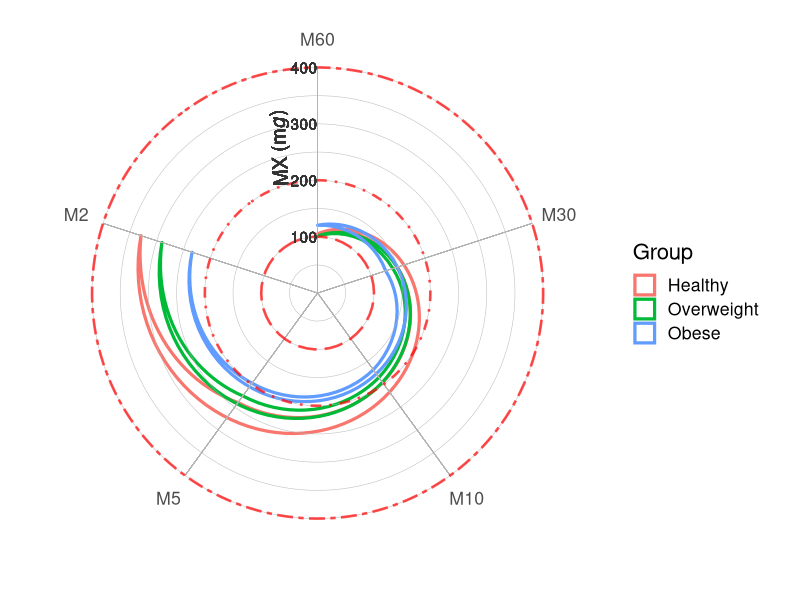

Write R code to recreate this figure.
# 1. Description ----------------------------------------------------------

# Title:        Radar plot generator
# Version:      1.0 (Using Rstudio version 1.3.959)
# Date:         13-09-2020
# Author:       Ben Maylor (bm259@leicester.ac.uk)
# Contributors: Alex Rowlands, Nathan Dawkins and Charlotte Edwardson
# URL:          https://github.com/Maylor8/RadarPlotGenerator

# Description
# A tool used for generating radar plots to assist with the interpretation of accelerometry data. 
# When using Radar plot generator, please cite Rowlands et al. (2019) - DOI: 10.1186/s40798-019-0225-9.
# Please contact Ben Maylor (bm259@leicester.ac.uk) for any enquiries.

# 2. Library setup --------------------------------------------------------
  
  # Packages required to generate Radar plots
    library(ggplot2) # Verified using V3.3.1
    library(scales)  # Verified using V1.1.1


# 3. Data setup -----------------------------------------------------------

    Group.no    <- 3                                    # Number of groups to be compared  
    Group.names <- c("Healthy",	"Overweight",	"Obese")  # Names of comparison groups
    Metric.no   <- 5                                    # Number of different MX metrics used
    Metriclist  <- c("M60", "M30", "M10", "M5", "M2")   # Quote each MX metric used in descending order

  # Make the data frame (Skip if you are importing an existing data frame)
    Metric  <- c(rep(c(Metriclist), each = Group.no))
    Group   <- c(rep(c(Group.names), times = Metric.no))


  # Paste values where the first MX metric is listed for each Group in the order they appear above (e.g. in the provided example this would be M60-Healthy, Overweight, Obese, M30-Healthy etc..)                                           
    Mg    <- c(105,    101,    120.2,    # Data in Mg.
               148.7,  140.4,  127,
               196.4,  185,    168.2,
               240.1,  225.6,  197.7,
               329.3,  290.2,  234)    
  
  # Make data frame
    Data <- data.frame(Metric, Group, Mg)
  
  # Inspect data frame for accuracy
    print(Data)

  # Ordering of MX metrics for the plots
    temp <- vector(mode="numeric", length=length(Metriclist))
    
    for (i in 1:length(Metriclist)) {
      temp[i] <- as.numeric(substring(Metriclist[i],2,nchar(Metriclist[i])))}
   
    temp <- sort(temp, decreasing=T)
    temp <- paste("M", temp, sep="")
    Data$Metric <- factor(Data$Metric, levels = temp)  
    Data$Group <- factor(Data$Group, levels = Group.names)  



# 4. Generate plot --------------------------------------------------------

  # The code first generates a polygon plot in which the data and main aesthetics are specified by the user  ##
  # WARNING: When adding/removing lines of code here, ensure that symbols at the end of each line remain the ##
  # same (e.g. + or ,). This is typically the most common cause for the code tripping up.                    ##
  # The plot viewer in R will not reflect the true rendering quality applied to the exported image file      ## 
    
  # Set Y axis parameters suitable for your data
    Ystart <- 0 # Y axis start value
    Yend <- 400 # Y axis end value
    Yint <- 50  # Y axis interval
  
  # Make plot
    Plot <- ggplot(data=Data, aes(x = Metric, y = Mg, group = Group)) +
    geom_polygon(aes(group = Group, colour = Group), fill = NA, size = 1.1) +  

  # OPTIONAL: Specify group colours/shade - Activate and edit one only at a time
  # A comprehensive list of colours can be found here: http://www.stat.columbia.edu/~tzheng/files/Rcolor.pdf
    # Example for 5 groups
      # scale_colour_manual(values = c("grey10", "grey30", "grey50", "grey70", "grey90"),name = "Group") +
      # scale_colour_manual(values = c("black", "green", "blue","red","yellow"),name = "Group") +

  # Set Y axis gridlines
    geom_hline(yintercept = seq(Ystart,Yend, by = Yint), alpha = 0.8, colour = "grey70", size = 0.2) + # Automatically uses the Y axis interval value specified previously
  
  # Add vertical X lines for metrics
    geom_segment(aes(x="M60", y=Ystart, xend="M60", yend=Yend), colour = "grey70", size = 0.2) +  
    geom_segment(aes(x="M30", y=Ystart, xend="M30", yend=Yend), colour = "grey70", size = 0.2) +  
    geom_segment(aes(x="M10", y=Ystart, xend="M10", yend=Yend), colour = "grey70", size = 0.2) +
    geom_segment(aes(x="M5", y=Ystart, xend="M5", yend=Yend), colour = "grey70", size = 0.2) +
    geom_segment(aes(x="M2", y=Ystart, xend="M2", yend=Yend), colour = "grey70", size = 0.2) +
  
  # Add Acceleration cut-points
    geom_hline(yintercept = 100, colour = alpha("red", 0.7), size = 0.9, linetype = 5) + # add as many of these cutpoint as you want by pasting this line.
    geom_hline(yintercept = 200, colour = alpha("red", 0.7), size = 0.9, linetype = 4) + # For different line types: http://www.cookbook-r.com/Graphs/Shapes_and_line_types/
    geom_hline(yintercept = 400, colour = alpha("red", 0.7), size = 0.9, linetype = 6)   # Ensure The last line does not end in "+" or the plot will not be finalised.

  # OPTIONAL: Quality check when trying to identify aesthetic and layout problems.
  # Plot

  # Make radar plot (wrap ggplot around a coordinate)
    Plot + coord_polar(start = -((180/Metric.no)*(pi/180))) + # Start argument ensures that the first MX metric begins directly vertical of the centre of the radar plot.
    theme_classic(base_size = 16) +
    theme(axis.ticks = element_blank(), # Theme edits. For examples of additional theme edits, see here: https://ggplot2.tidyverse.org/reference/theme.html
          axis.title = element_blank(),
          axis.line = element_blank(),
         #axis.text.x = element_blank(), Remove MX labels if you are adding MX symbols instead. Recommended that you do not activate this for the first run to ensure metrics are in the right order and the plot makes sense.
          axis.text.y = element_blank(),
          panel.grid = element_blank()) + # Remove various elements from plot
    
    scale_y_continuous(limits = c(Ystart, Yend),breaks = seq(Ystart,Yend,Yint)) + #set y axis limits

  # Add Y axis labels. currently takes a bit of manual adjustment. One of the main aims for future releases is to make this less cumbersome. 
    geom_text(x = 0.75, y = (Yend/2), label = expression(paste("MX (m",italic("g"),")")), angle = 93, colour = "grey20", hjust = "left", size = 5) + # Y Axis title 
    geom_text(x = 1, y = 100, label = "100", angle = 0, colour = "grey20", hjust = "right") +  
    geom_text(x = 1, y = 200, label = "200", angle = 0, colour = "grey20", hjust = "right") +
    geom_text(x = 1, y = 300, label = "300", angle = 0, colour = "grey20", hjust = "right") +
    geom_text(x = 1, y = 400, label = "400", angle = 0, colour = "grey20", hjust = "right")
   #geom_text(x = 1, y = 500, label = "500", angle = 0, colour = "grey20", hjust = "right") +
   #geom_text(x = 1, y = 600, label = "600", angle = 0, colour = "grey20", hjust = "right") +
   #geom_text(x = 1, y = 700, label = "700", angle = 0, colour = "grey20", hjust = "right")
       

# 5. Export Radar plot ----------------------------------------------------

# this step is deactivated initially to save time until you are happy with the plot.
    
  # Export plot at high rendering quality to you current working directory
  # ggsave("PlotTest.jpg", width = 25, height = 20, units = "cm", dpi = 1500) # Input fill format here

  # where is the plot?
   getwd()
    
### End ###